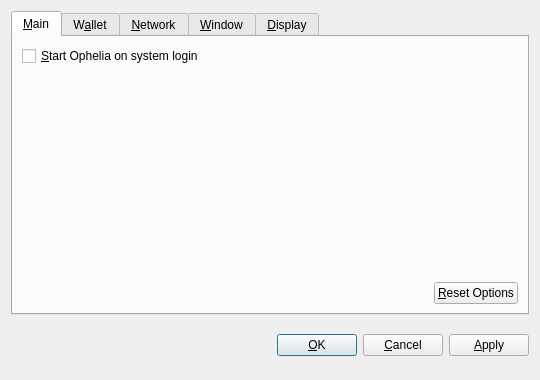
<?xml version="1.0" encoding="UTF-8"?>
<ui version="4.0">
 <class>OptionsDialog</class>
 <widget class="QDialog" name="OptionsDialog">
  <property name="geometry">
   <rect>
    <x>0</x>
    <y>0</y>
    <width>540</width>
    <height>380</height>
   </rect>
  </property>
  <property name="windowTitle">
   <string>Options</string>
  </property>
  <property name="modal">
   <bool>true</bool>
  </property>
  <layout class="QVBoxLayout" name="verticalLayout">
   <item>
    <widget class="QTabWidget" name="tabWidget">
     <property name="tabPosition">
      <enum>QTabWidget::North</enum>
     </property>
     <property name="currentIndex">
      <number>0</number>
     </property>
     <widget class="QWidget" name="tabMain">
      <attribute name="title">
       <string>&amp;Main</string>
      </attribute>
      <layout class="QVBoxLayout" name="verticalLayout_Main">
       <item>
        <widget class="QCheckBox" name="bitcoinAtStartup">
         <property name="toolTip">
          <string>Automatically start Ophelia after logging in to the system.</string>
         </property>
         <property name="text">
          <string>&amp;Start Ophelia on system login</string>
         </property>
        </widget>
       </item>
       <item>
        <spacer name="verticalSpacer_Main">
         <property name="orientation">
          <enum>Qt::Vertical</enum>
         </property>
         <property name="sizeHint" stdset="0">
          <size>
           <width>20</width>
           <height>40</height>
          </size>
         </property>
        </spacer>
       </item>
       <item>
        <layout class="QHBoxLayout" name="horizontalLayout_2_Main">
         <item>
          <spacer name="horizontalSpacer_2_Main">
           <property name="orientation">
            <enum>Qt::Horizontal</enum>
           </property>
           <property name="sizeHint" stdset="0">
            <size>
             <width>40</width>
             <height>20</height>
            </size>
           </property>
          </spacer>
         </item>
         <item>
          <widget class="QPushButton" name="resetButton">
           <property name="toolTip">
            <string>Reset all client options to default.</string>
           </property>
           <property name="text">
            <string>&amp;Reset Options</string>
           </property>
           <property name="autoDefault">
            <bool>false</bool>
           </property>
          </widget>
         </item>
        </layout>
       </item>
      </layout>
     </widget>
     <widget class="QWidget" name="tabWallet">
      <attribute name="title">
       <string>W&amp;allet</string>
      </attribute>
      <layout class="QVBoxLayout" name="verticalLayout_Network">
       <item>
        <widget class="QLabel" name="transactionFeeInfoLabel">
         <property name="text">
          <string>Optional transaction fee per kB that helps make sure your transactions are processed quickly. Most transactions are 1 kB.</string>
         </property>
         <property name="textFormat">
          <enum>Qt::PlainText</enum>
         </property>
         <property name="wordWrap">
          <bool>true</bool>
         </property>
        </widget>
       </item>
       <item>
        <layout class="QHBoxLayout" name="horizontalLayout_1_Main">
         <item>
          <widget class="QLabel" name="transactionFeeLabel">
           <property name="text">
            <string>Pay transaction &amp;fee</string>
           </property>
           <property name="textFormat">
            <enum>Qt::PlainText</enum>
           </property>
           <property name="buddy">
            <cstring>transactionFee</cstring>
           </property>
          </widget>
         </item>
         <item>
          <widget class="BitcoinAmountField" name="transactionFee"/>
         </item>
         <item>
          <spacer name="horizontalSpacer_1_Main">
           <property name="orientation">
            <enum>Qt::Horizontal</enum>
           </property>
           <property name="sizeHint" stdset="0">
            <size>
             <width>40</width>
             <height>20</height>
            </size>
           </property>
          </spacer>
         </item>
        </layout>
       </item>
       <item>
        <widget class="QLabel" name="label">
         <property name="text">
          <string>If you disable the spending of unconfirmed change, the change from a transaction cannot be used until that transaction has at least one confirmation. This also affects how your balance is computed.</string>
         </property>
         <property name="wordWrap">
          <bool>true</bool>
         </property>
        </widget>
       </item>
       <item>
        <widget class="QCheckBox" name="spendZeroConfChange">
         <property name="text">
          <string>Spend unconfirmed change  (experts only)</string>
         </property>
        </widget>
       </item>
       <item>
        <spacer name="verticalSpacer">
         <property name="orientation">
          <enum>Qt::Vertical</enum>
         </property>
         <property name="sizeHint" stdset="0">
          <size>
           <width>20</width>
           <height>40</height>
          </size>
         </property>
        </spacer>
       </item>
      </layout>
     </widget>
     <widget class="QWidget" name="tabNetwork">
      <attribute name="title">
       <string>&amp;Network</string>
      </attribute>
      <layout class="QVBoxLayout" name="verticalLayout_Network">
       <item>
        <widget class="QCheckBox" name="mapPortUpnp">
         <property name="toolTip">
          <string>Automatically open the Ophelia client port on the router. This only works when your router supports UPnP and it is enabled.</string>
         </property>
         <property name="text">
          <string>Map port using &amp;UPnP</string>
         </property>
        </widget>
       </item>
       <item>
        <widget class="QCheckBox" name="connectSocks">
         <property name="toolTip">
          <string>Connect to the Ophelia network through a SOCKS proxy (e.g. when connecting through Tor).</string>
         </property>
         <property name="text">
          <string>&amp;Connect through SOCKS proxy:</string>
         </property>
        </widget>
       </item>
       <item>
        <layout class="QHBoxLayout" name="horizontalLayout_Network">
         <item>
          <widget class="QLabel" name="proxyIpLabel">
           <property name="text">
            <string>Proxy &amp;IP:</string>
           </property>
           <property name="textFormat">
            <enum>Qt::PlainText</enum>
           </property>
           <property name="buddy">
            <cstring>proxyIp</cstring>
           </property>
          </widget>
         </item>
         <item>
          <widget class="QValidatedLineEdit" name="proxyIp">
           <property name="maximumSize">
            <size>
             <width>140</width>
             <height>16777215</height>
            </size>
           </property>
           <property name="toolTip">
            <string>IP address of the proxy (e.g. 127.0.0.1)</string>
           </property>
          </widget>
         </item>
         <item>
          <widget class="QLabel" name="proxyPortLabel">
           <property name="text">
            <string>&amp;Port:</string>
           </property>
           <property name="textFormat">
            <enum>Qt::PlainText</enum>
           </property>
           <property name="buddy">
            <cstring>proxyPort</cstring>
           </property>
          </widget>
         </item>
         <item>
          <widget class="QLineEdit" name="proxyPort">
           <property name="maximumSize">
            <size>
             <width>55</width>
             <height>16777215</height>
            </size>
           </property>
           <property name="toolTip">
            <string>Port of the proxy (e.g. 9050)</string>
           </property>
          </widget>
         </item>
         <item>
          <widget class="QLabel" name="socksVersionLabel">
           <property name="text">
            <string>SOCKS &amp;Version:</string>
           </property>
           <property name="textFormat">
            <enum>Qt::PlainText</enum>
           </property>
           <property name="buddy">
            <cstring>socksVersion</cstring>
           </property>
          </widget>
         </item>
         <item>
          <widget class="QValueComboBox" name="socksVersion">
           <property name="toolTip">
            <string>SOCKS version of the proxy (e.g. 5)</string>
           </property>
          </widget>
         </item>
         <item>
          <spacer name="horizontalSpacer_Network">
           <property name="orientation">
            <enum>Qt::Horizontal</enum>
           </property>
           <property name="sizeHint" stdset="0">
            <size>
             <width>40</width>
             <height>20</height>
            </size>
           </property>
          </spacer>
         </item>
        </layout>
       </item>
       <item>
        <spacer name="verticalSpacer_Network">
         <property name="orientation">
          <enum>Qt::Vertical</enum>
         </property>
         <property name="sizeHint" stdset="0">
          <size>
           <width>20</width>
           <height>40</height>
          </size>
         </property>
        </spacer>
       </item>
      </layout>
     </widget>
     <widget class="QWidget" name="tabWindow">
      <attribute name="title">
       <string>&amp;Window</string>
      </attribute>
      <layout class="QVBoxLayout" name="verticalLayout_Window">
       <item>
        <widget class="QCheckBox" name="minimizeToTray">
         <property name="toolTip">
          <string>Show only a tray icon after minimizing the window.</string>
         </property>
         <property name="text">
          <string>&amp;Minimize to the tray instead of the taskbar</string>
         </property>
        </widget>
       </item>
       <item>
        <widget class="QCheckBox" name="minimizeOnClose">
         <property name="toolTip">
          <string>Minimize instead of exit the application when the window is closed. When this option is enabled, the application will be closed only after selecting Quit in the menu.</string>
         </property>
         <property name="text">
          <string>M&amp;inimize on close</string>
         </property>
        </widget>
       </item>
       <item>
        <spacer name="verticalSpacer_Window">
         <property name="orientation">
          <enum>Qt::Vertical</enum>
         </property>
         <property name="sizeHint" stdset="0">
          <size>
           <width>20</width>
           <height>40</height>
          </size>
         </property>
        </spacer>
       </item>
      </layout>
     </widget>
     <widget class="QWidget" name="tabDisplay">
      <attribute name="title">
       <string>&amp;Display</string>
      </attribute>
      <layout class="QVBoxLayout" name="verticalLayout_Display">
       <item>
        <layout class="QHBoxLayout" name="horizontalLayout_1_Display">
         <item>
          <widget class="QLabel" name="langLabel">
           <property name="text">
            <string>User Interface &amp;language:</string>
           </property>
           <property name="textFormat">
            <enum>Qt::PlainText</enum>
           </property>
           <property name="buddy">
            <cstring>lang</cstring>
           </property>
          </widget>
         </item>
         <item>
          <widget class="QValueComboBox" name="lang">
           <property name="toolTip">
            <string>The user interface language can be set here. This setting will take effect after restarting Ophelia.</string>
           </property>
          </widget>
         </item>
        </layout>
       </item>
       <item>
        <layout class="QHBoxLayout" name="horizontalLayout_2_Display">
         <item>
          <widget class="QLabel" name="unitLabel">
           <property name="text">
            <string>&amp;Unit to show amounts in:</string>
           </property>
           <property name="textFormat">
            <enum>Qt::PlainText</enum>
           </property>
           <property name="buddy">
            <cstring>unit</cstring>
           </property>
          </widget>
         </item>
         <item>
          <widget class="QValueComboBox" name="unit">
           <property name="toolTip">
            <string>Choose the default subdivision unit to show in the interface and when sending coins.</string>
           </property>
          </widget>
         </item>
        </layout>
       </item>
       <item>
        <widget class="QCheckBox" name="displayAddresses">
         <property name="toolTip">
          <string>Whether to show Ophelia addresses in the transaction list or not.</string>
         </property>
         <property name="text">
          <string>&amp;Display addresses in transaction list</string>
         </property>
        </widget>
       </item>
       <item>
        <widget class="QCheckBox" name="coinControlFeatures">
         <property name="toolTip">
          <string>Whether to show coin control features or not.</string>
         </property>
         <property name="text">
          <string>Display coin &amp;control features (experts only!)</string>
         </property>
        </widget>
       </item>
       <item>
        <spacer name="verticalSpacer_Display">
         <property name="orientation">
          <enum>Qt::Vertical</enum>
         </property>
         <property name="sizeHint" stdset="0">
          <size>
           <width>20</width>
           <height>40</height>
          </size>
         </property>
        </spacer>
       </item>
      </layout>
     </widget>
    </widget>
   </item>
   <item>
    <layout class="QHBoxLayout" name="horizontalLayout_Buttons">
     <item>
      <spacer name="horizontalSpacer_1">
       <property name="orientation">
        <enum>Qt::Horizontal</enum>
       </property>
       <property name="sizeHint" stdset="0">
        <size>
         <width>40</width>
         <height>48</height>
        </size>
       </property>
      </spacer>
     </item>
     <item>
      <widget class="QLabel" name="statusLabel">
       <property name="font">
        <font>
         <weight>75</weight>
         <bold>true</bold>
        </font>
       </property>
       <property name="text">
        <string/>
       </property>
       <property name="textFormat">
        <enum>Qt::PlainText</enum>
       </property>
       <property name="wordWrap">
        <bool>true</bool>
       </property>
      </widget>
     </item>
     <item>
      <spacer name="horizontalSpacer_2">
       <property name="orientation">
        <enum>Qt::Horizontal</enum>
       </property>
       <property name="sizeHint" stdset="0">
        <size>
         <width>40</width>
         <height>48</height>
        </size>
       </property>
      </spacer>
     </item>
     <item>
      <widget class="QPushButton" name="okButton">
       <property name="text">
        <string>&amp;OK</string>
       </property>
      </widget>
     </item>
     <item>
      <widget class="QPushButton" name="cancelButton">
       <property name="text">
        <string>&amp;Cancel</string>
       </property>
       <property name="autoDefault">
        <bool>false</bool>
       </property>
      </widget>
     </item>
     <item>
      <widget class="QPushButton" name="applyButton">
       <property name="text">
        <string>&amp;Apply</string>
       </property>
       <property name="autoDefault">
        <bool>false</bool>
       </property>
      </widget>
     </item>
    </layout>
   </item>
  </layout>
 </widget>
 <customwidgets>
  <customwidget>
   <class>BitcoinAmountField</class>
   <extends>QSpinBox</extends>
   <header>bitcoinamountfield.h</header>
  </customwidget>
  <customwidget>
   <class>QValueComboBox</class>
   <extends>QComboBox</extends>
   <header>qvaluecombobox.h</header>
  </customwidget>
  <customwidget>
   <class>QValidatedLineEdit</class>
   <extends>QLineEdit</extends>
   <header>qvalidatedlineedit.h</header>
  </customwidget>
 </customwidgets>
 <resources/>
 <connections/>
</ui>
